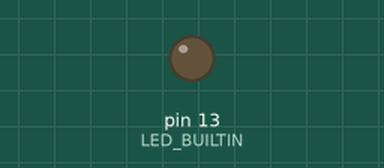
Simulated run of this sketch. Board: Arduino Uno, built with avr-gcc and run on an emulated ATmega328P. Parts: output pins drawn as LEDs (lit = HIGH). What the sketch prints to the serial monitor is not drawn.

Above: at 1.0 s.
At 7.0 s:
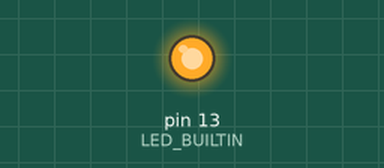
Timing chart, 0 to 9.2 s (numbered marks = the images above):
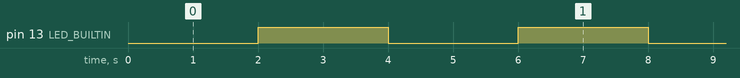

Measured:
- by itself, pin 13 (LED_BUILTIN): alternates HIGH for 2.0 s and LOW for 2.0 s

The sketch:

micros.ino
```cpp
unsigned long last_time;
unsigned long currentMillis ;
int steps_left=4095;
long time;
void setup()
{
  Serial.begin(115200);
  pinMode(LED_BUILTIN, OUTPUT);
  Serial.print(millis());
}
void loop()
{
    currentMillis = millis();
    if(currentMillis-last_time>=2000){
    digitalWrite(LED_BUILTIN,!digitalRead(LED_BUILTIN));
    last_time=millis();
  }

}
```
